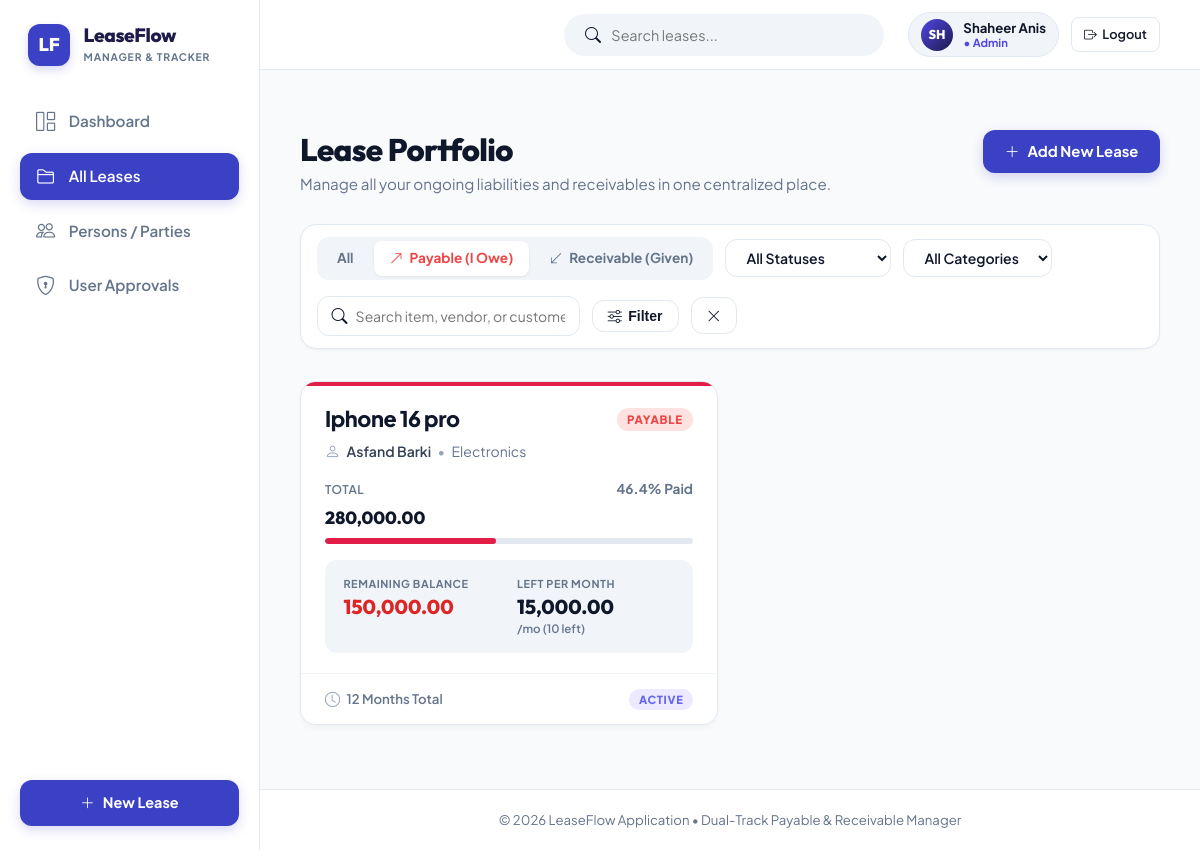
The app's page /leases?type=payable&status=all&category=all&search= (signed in) with its own data.
### app/models.py (models this page shows, shortened)
class User(db.Model):
    __tablename__ = 'users'
    id = db.Column(db.Integer, primary_key=True)
    username = db.Column(db.String(80), unique=True, nullable=False, index=True)
    full_name = db.Column(db.String(120), nullable=True)
    email = db.Column(db.String(120), nullable=True)
    password_hash = db.Column(db.String(256), nullable=False)
    role = db.Column(db.String(20), nullable=False, default='user') # 'admin' or 'user'
    status = db.Column(db.String(20), nullable=False, default='pending') # 'approved', 'pending', 'rejected'
    failed_logins = db.Column(db.Integer, default=0)
    locked_until = db.Column(db.DateTime, nullable=True)
    created_at = db.Column(db.DateTime, default=utc_now)
    approved_at = db.Column(db.DateTime, nullable=True)
    last_login = db.Column(db.DateTime, nullable=True)
    leases = db.relationship('Lease', backref='owner', lazy=True, cascade='all, delete-orphan')
    counterparties = db.relationship('Counterparty', backref='owner', lazy=True, cascade='all, delete-orphan')
    @property
    def is_admin(self):
        return self.role == 'admin'
    @property
    def is_approved(self):
        return self.status == 'approved'

class Lease(db.Model):
    __tablename__ = 'leases'
    id = db.Column(db.Integer, primary_key=True)
    user_id = db.Column(db.Integer, db.ForeignKey('users.id', ondelete='CASCADE'), nullable=True, index=True)
    title = db.Column(db.String(120), nullable=False)
    lease_type = db.Column(db.String(20), nullable=False, default='payable') # 'payable' (I owe / bought) or 'receivable' (I gave / receive)
    counterparty_id = db.Column(db.Integer, db.ForeignKey('counterparties.id', ondelete='SET NULL'), nullable=True)
    party_name = db.Column(db.String(120), nullable=False) # Vendor or Customer Name
    party_contact = db.Column(db.String(120), nullable=True) # Phone / Email
    total_amount = db.Column(db.Float, nullable=False)
    tenure_months = db.Column(db.Integer, nullable=False)
    start_date = db.Column(db.Date, nullable=False, default=date.today)
    category = db.Column(db.String(50), nullable=False, default='Electronics')
    status = db.Column(db.String(20), nullable=False, default='active') # 'active', 'completed', 'cancelled'
    notes = db.Column(db.Text, nullable=True)
    created_at = db.Column(db.DateTime, default=utc_now)
    updated_at = db.Column(db.DateTime, default=utc_now, onupdate=utc_now)
    payments = db.relationship('Payment', backref='lease', cascade='all, delete-orphan', lazy=True, order_by='Payment.payment_date.asc(), Payment.id.asc()')
    documents = db.relationship('Document', backref='lease', cascade='all, delete-orphan', lazy=True, order_by='Document.uploaded_at.desc()')

### app/routes.py (the view)
@main_bp.route('/leases')
@login_required
def lease_list():
    lease_type = request.args.get('type', 'all')
    status = request.args.get('status', 'all')
    category = request.args.get('category', 'all')
    search = request.args.get('search', '').strip()
    query = Lease.query.filter_by(user_id=g.current_user.id)
    if lease_type in ['payable', 'receivable']:
        query = query.filter_by(lease_type=lease_type)
    if status in ['active', 'completed', 'cancelled']:
        query = query.filter_by(status=status)
    if category != 'all' and category:
        query = query.filter_by(category=category)
    if search:
        query = query.filter(
            (Lease.title.ilike(f'%{search}%')) | (Lease.party_name.ilike(f'%{search}%'))
        )
    leases = query.order_by(Lease.created_at.desc()).all()
    leases_with_metrics = [{'lease': l, 'metrics': calculate_lease_metrics(l)} for l in leases]
    categories = [r[0] for r in db.session.query(Lease.category).filter_by(user_id=g.current_user.id).distinct().all() if r[0]]
    return render_template(
        'leases/list.html',
        leases_with_metrics=leases_with_metrics,
        current_type=lease_type,
        current_status=status,
        current_category=category,
        search=search,
        categories=categories
    )

### app/auth.py (called while the page is built)
def login_required(f):
    @functools.wraps(f)
    def decorated_function(*args, **kwargs):
        if not g.current_user:
            return redirect(url_for('main.login', next=request.url))
        if not g.current_user.is_approved:
            session.clear()
            flash('Your account is awaiting administrator approval before you can access LeaseFlow.', 'warning')
            return redirect(url_for('main.login'))
        return f(*args, **kwargs)
    return decorated_function

### app/calculations.py (called while the page is built)
def add_months(source_date, months):
    return source_date + relativedelta(months=months)

### app/templates/leases/list.html (shortened to what this page needs)
{% extends 'base.html' %}
{% block content %}
<div class="page-title-row">
  <div>
    <h1>Lease Portfolio</h1>
    <p>Manage all your ongoing liabilities and receivables in one centralized place.</p>
  </div>
  <a href="{{ url_for('main.lease_create') }}" class="btn-primary-action">
    <i class="bi bi-plus-lg"></i> Add New Lease
  </a>
</div>
<form method="GET" action="{{ url_for('main.lease_list') }}" class="filter-bar-card">
  <div class="filter-left-group">
    <div class="pill-tab-group">
      <a href="{{ url_for('main.lease_list', type='all', status=current_status, category=current_category, search=search) }}"
         class="pill-tab {% if current_type == 'all' %}active{% endif %}">
        All
      </a>
      <a href="{{ url_for('main.lease_list', type='payable', status=current_status, category=current_category, search=search) }}"
         class="pill-tab payable-tab {% if current_type == 'payable' %}active{% endif %}">
        <i class="bi bi-arrow-up-right text-danger"></i> Payable (I Owe)
      </a>
      <a href="{{ url_for('main.lease_list', type='receivable', status=current_status, category=current_category, search=search) }}"
         class="pill-tab receivable-tab {% if current_type == 'receivable' %}active{% endif %}">
        <i class="bi bi-arrow-down-left text-success"></i> Receivable (Given)
      </a>
    </div>
    <select name="status" class="filter-select" onchange="this.form.submit()">
      <option value="all" {% if current_status == 'all' %}selected{% endif %}>All Statuses</option>
    </select>
    <select name="category" class="filter-select" onchange="this.form.submit()">
      <option value="all" {% if current_category == 'all' %}selected{% endif %}>All Categories</option>
    </select>
  </div>
  <div class="filter-right-group">
    <div class="filter-search-box">
      <i class="bi bi-search text-muted"></i>
      <input type="text" name="search" placeholder="Search item, vendor, or customer" value="{{ search }}">
    </div>
    <button type="submit" class="btn-filter-action">
      <i class="bi bi-sliders"></i> Filter
    </button>
    {% if search or current_type != 'all' or current_status != 'all' or current_category != 'all' %}
      <a href="{{ url_for('main.lease_list') }}" class="btn-filter-action" title="Clear Filters">
        <i class="bi bi-x-lg"></i>
      </a>
    {% endif %}
  </div>
</form>
{% if leases_with_metrics %}
  <div class="cards-grid">
    {% for item in leases_with_metrics %}
      {% set l = item.lease %}
      {% set m = item.metrics %}
      <a href="{{ url_for('main.lease_detail', id=l.id) }}" class="modern-lease-card {% if l.lease_type == 'payable' %}payable{% else %}receivable{% endif %}">
        <div class="card-inner">
          <div class="card-top-row">
            <div class="card-item-title">{{ l.title }}</div>
            <div>
              {% if l.lease_type == 'payable' %}
                <span class="badge-tag payable">PAYABLE</span>
              {% else %}
                <span class="badge-tag receivable">RECEIVABLE</span>
              {% endif %}
            </div>
          </div>
          <div class="card-party-sub">
            <i class="bi bi-person"></i>
            <span class="card-party-name">{{ l.party_name }}</span>
            <span style="color: var(--text-light);">&bull;</span>
            <span>{{ l.category }}</span>
          </div>
          <div class="card-total-section">
            <div class="card-total-row">
              <span class="card-total-label">Total</span>
              <span class="card-paid-pct">{{ m.progress_pct }}% Paid</span>
            </div>
            <div class="card-total-value">{{ l.total_amount|currency }}</div>
            <div class="card-progress-track">
              <div class="card-progress-fill {% if l.lease_type == 'payable' %}payable{% else %}receivable{% endif %}" style="width: {{ m.progress_pct }}%;"></div>
            </div>
          </div>
          <div class="card-stats-box">
            <div class="stats-col">
              <span class="stats-col-label">REMAINING BALANCE</span>
              <span class="stats-col-val {% if l.lease_type == 'payable' %}payable{% else %}receivable{% endif %}">
                {{ m.remaining_balance|currency }}
              </span>
            </div>
            <div class="stats-col">
              <span class="stats-col-label">LEFT PER MONTH</span>
              <span class="stats-col-val" style="color: var(--text-main);">
                {{ m.remaining_monthly_amount|currency }}
              </span>
              <span class="stats-col-sub">/mo ({{ m.remaining_months }} left)</span>
            </div>
          </div>
        </div>
        <div class="card-bottom-footer">
          <div class="card-tenure-info">
            <i class="bi bi-clock"></i>
            <span>{{ l.tenure_months }} Months Total</span>
          </div>
          <div>
            {% if m.is_completed %}
              <span class="status-pill settled">SETTLED</span>
            {% elif m.due_status == 'overdue' %}
              <span class="status-pill due-now">DUE NOW</span>
            {% else %}
              <span class="status-pill active">ACTIVE</span>
            {% endif %}
          </div>
        </div>
      </a>
    {% endfor %}
  </div>
{% endif %}
{% endblock %}

### app/templates/base.html (shortened to what this page needs)
<!DOCTYPE html>
<html lang="en">
<head>
  <link rel="stylesheet" href="https://cdn.jsdelivr.net/npm/bootstrap-icons@1.11.3/font/bootstrap-icons.min.css">
  <link rel="stylesheet" href="{{ url_for('static', filename='css/style.css') }}">
</head>
<body>
  <div class="app-container">
    <aside class="app-sidebar">
      <a href="{{ url_for('main.dashboard') }}" class="sidebar-brand">
        <div class="brand-logo-box">LF</div>
        <div class="brand-info">
          <h2>LeaseFlow</h2>
          <span>MANAGER & TRACKER</span>
        </div>
      </a>
      <nav class="sidebar-nav">
        <a href="{{ url_for('main.dashboard') }}" class="nav-link-item {% if request.endpoint == 'main.dashboard' %}active{% endif %}">
          <i class="bi bi-grid-1x2"></i>
          <span>Dashboard</span>
        </a>
        <a href="{{ url_for('main.lease_list') }}" class="nav-link-item {% if request.endpoint in ['main.lease_list', 'main.lease_detail', 'main.lease_edit'] %}active{% endif %}">
          <i class="bi bi-folder2"></i>
          <span>All Leases</span>
        </a>
        <a href="{{ url_for('main.party_list') }}" class="nav-link-item {% if request.endpoint in ['main.party_list', 'main.party_detail'] %}active{% endif %}">
          <i class="bi bi-people"></i>
          <span>Persons / Parties</span>
        </a>
        {% if current_user and current_user.is_admin %}
          <a href="{{ url_for('main.admin_users') }}" class="nav-link-item {% if request.endpoint == 'main.admin_users' %}active{% endif %}" style="display: flex; align-items: center;">
            <i class="bi bi-shield-lock"></i>
            <span>User Approvals</span>
          </a>
        {% endif %}
      </nav>
      <div class="sidebar-bottom">
        <a href="{{ url_for('main.lease_create') }}" class="btn-sidebar-add">
          <i class="bi bi-plus-lg"></i>
          <span>New Lease</span>
        </a>
      </div>
    </aside>
    <div class="app-main">
      <header class="app-topbar">
        <form method="GET" action="{{ url_for('main.lease_list') }}" class="topbar-search">
          <i class="bi bi-search text-muted"></i>
          <input type="text" name="search" placeholder="Search leases...">
        </form>
        <div class="topbar-actions" style="display: flex; align-items: center; gap: 0.75rem;">
          {% if current_user %}
            <div style="display: flex; align-items: center; gap: 0.65rem; background: var(--bg-subtle); padding: 0.35rem 0.75rem; border-radius: var(--radius-full); border: 1px solid var(--border-color);">
              <div style="width: 32px; height: 32px; border-radius: 50%; background: {% if current_user.is_admin %}linear-gradient(135deg, #4f46e5 0%, #1e1b4b 100%){% else %}linear-gradient(135deg, #0284c7 0%, #0369a1 100%){% endif %}; color: #fff; display: flex; align-items: center; justify-content: center; font-weight: 800; font-size: 0.8rem; font-family: var(--font-heading);">
                {{ current_user.username[:2].upper() }}
              </div>
              <div style="line-height: 1.2;">
                <div style="font-size: 0.825rem; font-weight: 700; color: var(--text-main);">
                  {{ current_user.full_name or current_user.username }}
                </div>
                <div style="font-size: 0.7rem; color: {% if current_user.is_admin %}#4f46e5; font-weight: 700;{% else %}var(--text-light);{% endif %}">
                  {% if current_user.is_admin %}&bull; Admin{% else %}&bull; User{% endif %}
                </div>
              </div>
            </div>
            <a href="{{ url_for('main.logout') }}" class="btn btn-sm btn-secondary" style="display: inline-flex; align-items: center; gap: 0.35rem; padding: 0.45rem 0.75rem;" title="Sign out of LeaseFlow">
              <i class="bi bi-box-arrow-right"></i>
              <span>Logout</span>
            </a>
          {% endif %}
        </div>
      </header>
      <main class="main-content">
        {% block content %}{% endblock %}
      </main>
      <footer class="app-footer">
        &copy; 2026 LeaseFlow Application &bull; Dual-Track Payable & Receivable Manager
      </footer>
    </div>
  </div>
</body>
</html>

### records on screen
User: username "SH", full_name "Shaheer Anis"
Lease: title "Iphone 16 pro", party_name "Asfand Barki", category "Electronics", total_amount "280,000.00", lease_type "payable" (drawn), tenure_months "12"

### other values on screen
{{ m.progress_pct }} "46.4"
{{ m.remaining_balance|currency }} "150,000.00"
{{ m.remaining_monthly_amount|currency }} "15,000.00"
{{ m.remaining_months }} "10"
